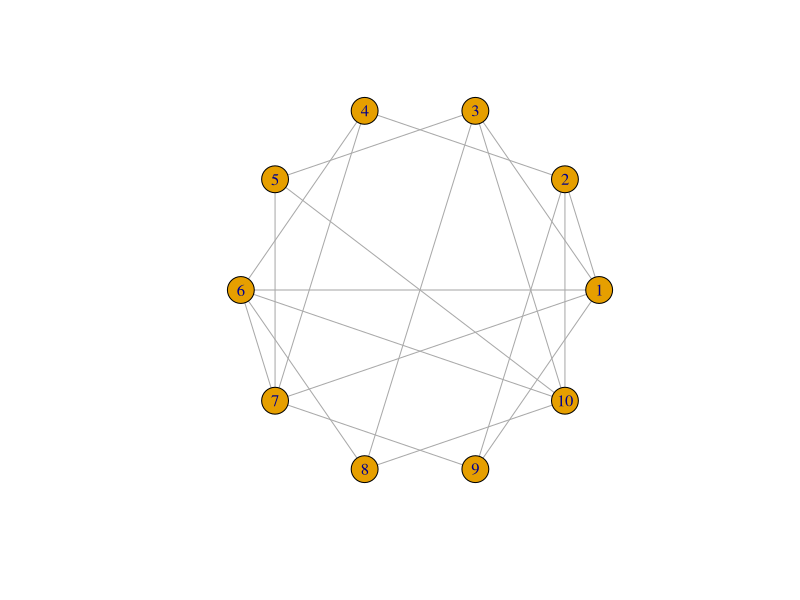

Reproduce this figure in R.
library(igraph)
library(rlang)

# Rewiring a Lattice
#
# Creates and rewires a lattice given the following parameters:
#   n (number of nodes in the initial lattice)
#   k (distance of farthest neighbor each node will be connected to in the initial lattice)
#   p (rewiring probability)
#
# p = 0 corresponds to the regular, initial lattice (high clustering, lacks small world property)
# p = 1 corresponds to a random network (low clustering, displays small world property)
#
# The point of interest here is to rewire the lattice to have low average path length (small world)
# as well as high clustering.
rewire_lattice <- function(n, k, p) {
  if (n < 0) {
    stop("Graph cannot have a negative number of nodes.")
  }
  
  if (k < 0 || k > n - 1) {
    stop("Invalid node neighbor distance.")
  }
  
  if (p < 0 || p > 1) {
    stop("Probability value must be between 0 and 1.")
  }
  
  g <- make_lattice(length = n, dim = 1, nei = k, circular = TRUE)
  size <- gsize(g)
  
  # Note: We delete edge 1 each time, which means what was edge 2 before is now edge 1. The for-loop
  # ensures we do this until all initial edges have been rewired.
  for(i in 1:size) {
    edges <- E(g)
    
    # Randomly choose one of the nodes incident on the initial edge to be the starting node
    start <- ends(g, edges[1])[sample(1:2, 1)]

    prob <- runif(1)
    if (prob < p) {
      rewire <- sample(1:n, 1) # Choose random node to rewire to
      
      # No self-loops or multiple edges
      while (rewire == start || are_adjacent(g, rewire, start)) {
        rewire <- sample(1:n, 1)
      }
      
      g <- delete_edges(g, edges[1]) # Remove initial edge
      g <- add_edges(g, c(start, rewire)) # Rewire the edge
    }
  }
  
  return(g)
}

rewired <- rewire_lattice(10, 2, 0.345)
gsize(rewired)
plot(rewired, layout=layout_in_circle(rewired))
